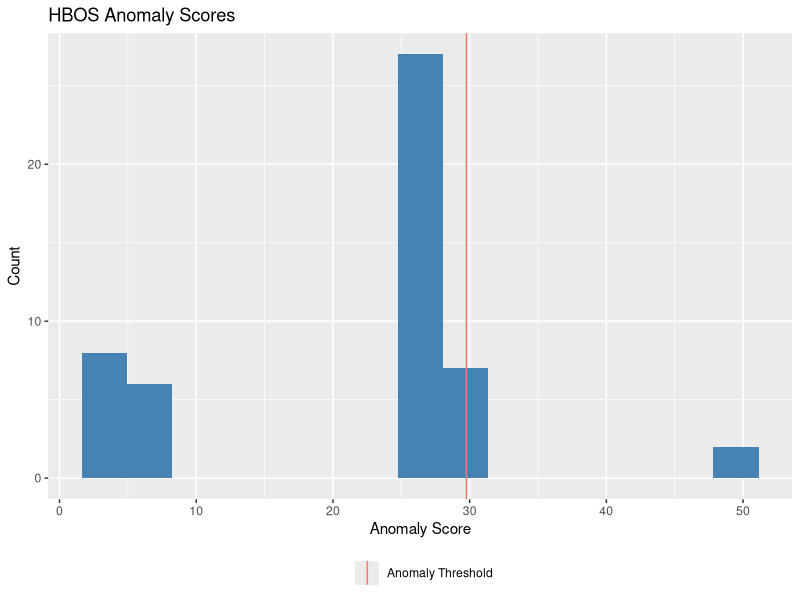
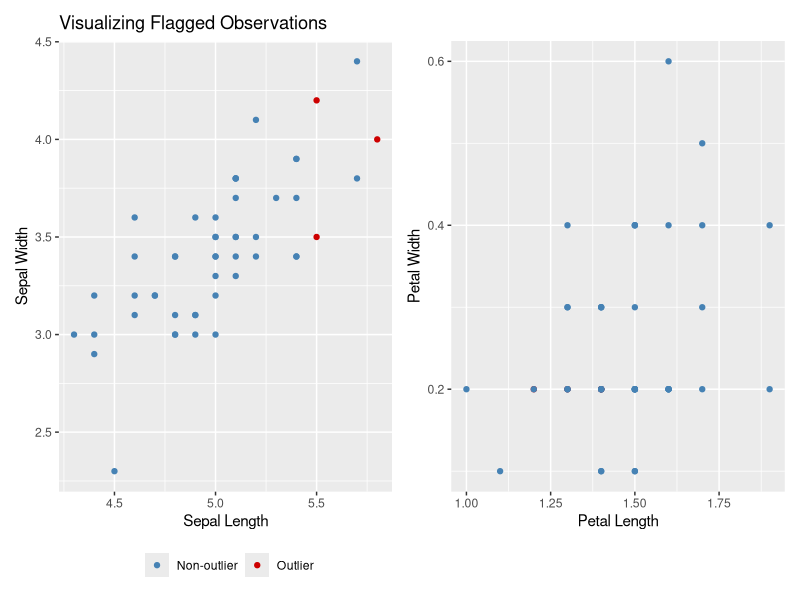

Recreate these plots in R, in order.

# HBOS implementation with iris data, adapted from the handbook for anomaly detection

library(dplyr)
library(ggplot2)
library(patchwork)

# analyze only one species since each species has its own distribution of flower measurements
petal = iris %>% 
  filter(Species == "setosa") %>% 
  select(-Species)

X_scaled <- as.data.frame(scale(petal))

## HBOS implementation
hbos_fit <- function(X, n_bins = 10) {
  
  X <- as.data.frame(X)
  
  models <- list()
  
  for (j in seq_along(X)) {
    
    x <- X[[j]]
    
    # create equally spaced histogram bins
    breaks <- seq(min(x), max(x), length.out = n_bins + 1)
    
    # count observations in each bin
    counts <- hist(x, breaks = breaks, plot = FALSE, include.lowest = TRUE)$counts
    
    # estimate density for each bin
    widths <- diff(breaks)
    
    densities <- counts / (length(x) * widths)
    
    densities[densities == 0] <- 1e-10 # ensure everything is nonzero
    
    models[[j]] <- list(breaks = breaks, densities = densities)
  }
  
  return(models)
}


hbos_predict <- function(model, X) {
  
  X <- as.data.frame(X)
  
  scores <- matrix(0, nrow = nrow(X), ncol = ncol(X))
  
  for (j in seq_along(X)) {
    
    x <- X[[j]]
    
    breaks <- model[[j]]$breaks
    densities <- model[[j]]$densities
    
    # identify the histogram bin for each observation
    bin <- findInterval(x, breaks)
    
    # keep bin indices within valid range
    bin <- pmax(1, pmin(bin, length(densities)))
    
    # calculate negative log density
    scores[, j] <- -log(densities[bin])
  }
  
  return(rowSums(scores))
}

hbos_model <- hbos_fit(X_scaled, n_bins = 10)
iris_scores <- hbos_predict(hbos_model, X_scaled)

contamination <- 0.05 # assume 5% of data is an anomaly

# determine threshold for what's considered an anomaly
threshold <- quantile(iris_scores, probs = 1 - contamination)

# flag observations above the threshold
iris_pred <- ifelse(iris_scores > threshold, 1, 0)

cat("HBOS threshold:", threshold, "\n")
cat("Number of flagged observations:", sum(iris_pred), "\n")

results <- data.frame(
  Observation = 1:nrow(petal),
  Sepal.Length = petal$Sepal.Length,
  Sepal.Width = petal$Sepal.Width,
  Petal.Length = petal$Petal.Length,
  Petal.Width = petal$Petal.Width,
  Anomaly.Score = iris_scores,
  Anomaly = ifelse(iris_pred == 1, "Outlier", "Normal")
)

results <- results[order(-results$Anomaly.Score), ]

head(results, 15)

# histogram of anomaly scores
ggplot(as.data.frame(iris_scores), aes(x = iris_scores)) +
  geom_histogram(bins = 15, fill = "steelblue") +
  geom_vline(aes(xintercept = threshold, color = "Anomaly Threshold")) +
  labs(
    title = "HBOS Anomaly Scores",
    x = "Anomaly Score",
    y = "Count",
    color = ""
  ) +
  theme(legend.position = "bottom")

# visualizing flagged observations
petal$iris_pred <- as.factor(iris_pred)

p1 = ggplot(petal, aes(x = Sepal.Length, y = Sepal.Width, colour = iris_pred)) +
  geom_point() +
  scale_color_manual(
    name = "",
    values = c("0" = "steelblue", "1" = "red3"),
    labels = c("0" = "Non-outlier", "1" = "Outlier")
  ) +
  theme(legend.position = "bottom") +
  labs(
    title = "Visualizing Flagged Observations",
    x = "Sepal Length",
    y = "Sepal Width"
  )

p2 = ggplot(petal, aes(x = Petal.Length, y = Petal.Width, colour = iris_pred)) +
  geom_point() +
    scale_color_manual(
    name = "",
    values = c("0" = "steelblue", "1" = "red3"),
    labels = c("0" = "Non-outlier", "1" = "Outlier")
  ) +
  theme(legend.position = "none") +
  labs(
    x = "Petal Length",
    y = "Petal Width"
  )

p1 + p2
